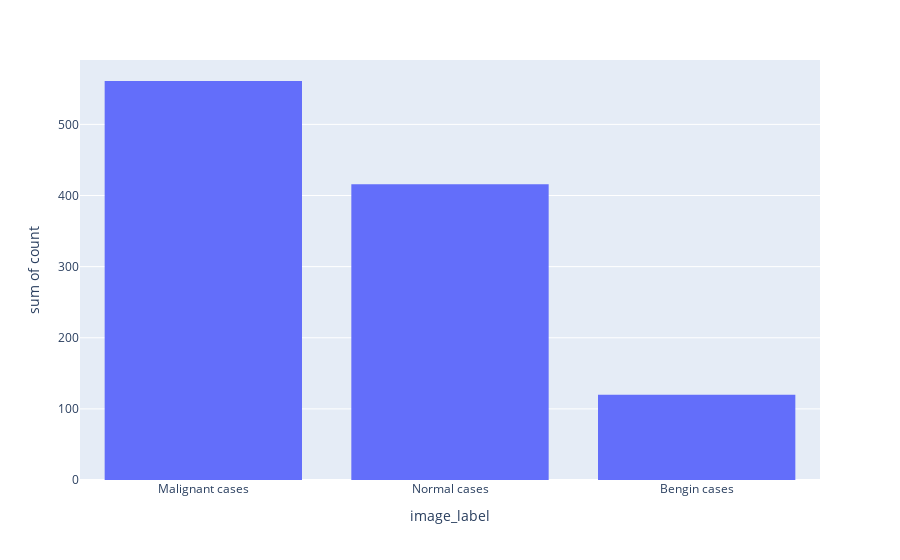

Write notebook code for a chart like this one.
### Code cell
countData = df["image_label"].value_counts().reset_index()
fig = px.histogram(data_frame = countData, x = "image_label", y="count")
fig.show()

### Figure 1 — Plotly figure (JSON) as saved in the notebook; plotly's stock layout.template omitted (floating-point values rounded to 4 significant figures)
{"data": [{"alignmentgroup": "True", "bingroup": "x", "histfunc": "sum", "hovertemplate": "image_label=%{x}<br>sum of count=%{y}<extra></extra>", "legendgroup": "", "marker": {"color": "#636efa", "pattern": {"shape": ""}}, "name": "", "offsetgroup": "", "orientation": "v", "showlegend": false, "type": "histogram", "x": ["Malignant cases", "Normal cases", "Bengin cases"], "xaxis": "x", "y": [561, 416, 120], "yaxis": "y"}], "layout": {"barmode": "relative", "legend": {"tracegroupgap": 0}, "margin": {"t": 60}, "xaxis": {"anchor": "y", "domain": [0, 1], "title": {"text": "image_label"}}, "yaxis": {"anchor": "x", "domain": [0, 1], "title": {"text": "sum of count"}}}}
